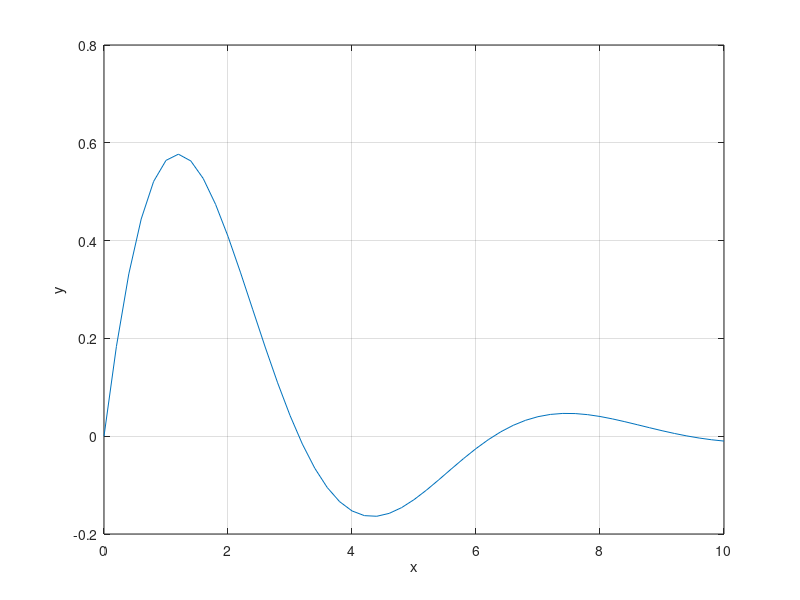

This figure's MATLAB source:
% f2_5 same as L2_5 
% Copyright S. Nakamura, 1995
set(gcf, 'NumberTitle','off','Name', 'Figure 2.5; List 2.5')

clear,clf,hold off
x = (0:0.2:10)';
y=sin(x).*exp(-0.4*x);
plot(x,y)
grid on
xlabel('x'); ylabel('y')
